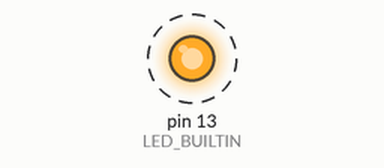
Recording of a sketch running on a simulated Arduino Uno, built with avr-gcc and run on an emulated ATmega328P. On the bench: output pins drawn as LEDs (lit = HIGH). Dashed ring = blinking. What the sketch prints to the serial monitor is not drawn.

Above: at 0.7 s.
Timing chart, 0 to 5.3 s (numbered marks = the images above):
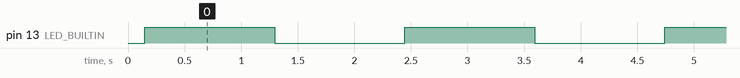

The sketch:

bitshift_test.ino
```cpp
const unsigned long Delay = 1000;
unsigned long lastMillis = 0;
byte fu = 1;

void setup()
{
  pinMode(LED_BUILTIN, OUTPUT);
  Serial.begin(9600);
}

void loop()
{
  //unsigned long currMillis = millis();
  //fu = 1;
  //if (currMillis - lastMillis >= Delay)  {    lastMillis = currMillis;
    for (int i = 0; i < 8; i++)
    {
      Serial.print(F("fu before: ")); Serial.print(fu, BIN);
      fu = fu >> 1;
      Serial.print(F(" fu after: ")); Serial.println(fu, BIN);
    }
    digitalWrite(LED_BUILTIN, !digitalRead(LED_BUILTIN));
    delay(1000);
 // }
}
```

Measured:
- by itself, pin 13 (LED_BUILTIN): alternates HIGH for 1.1 s and LOW for 1.1 s
